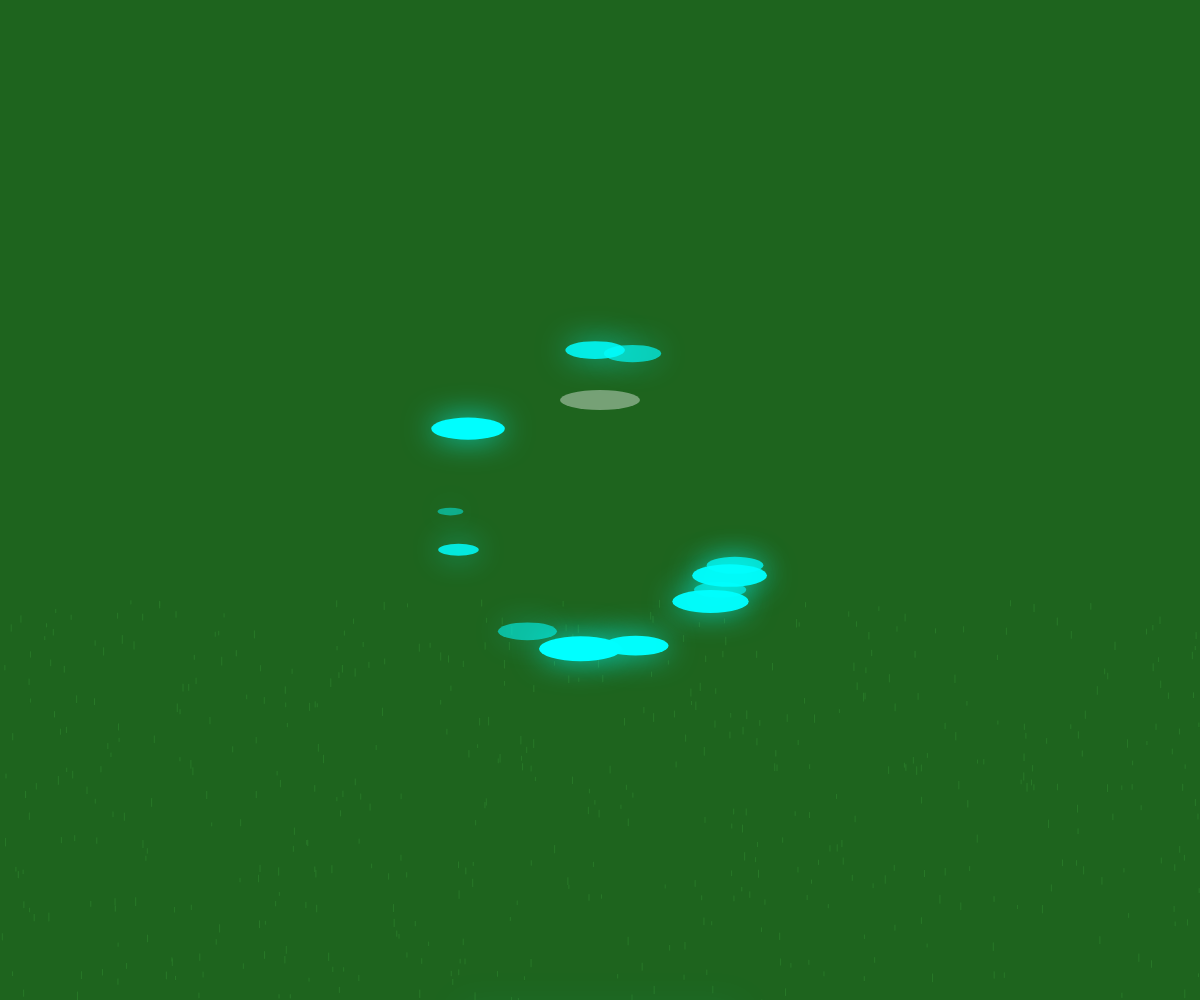
Frame 1 (no input)
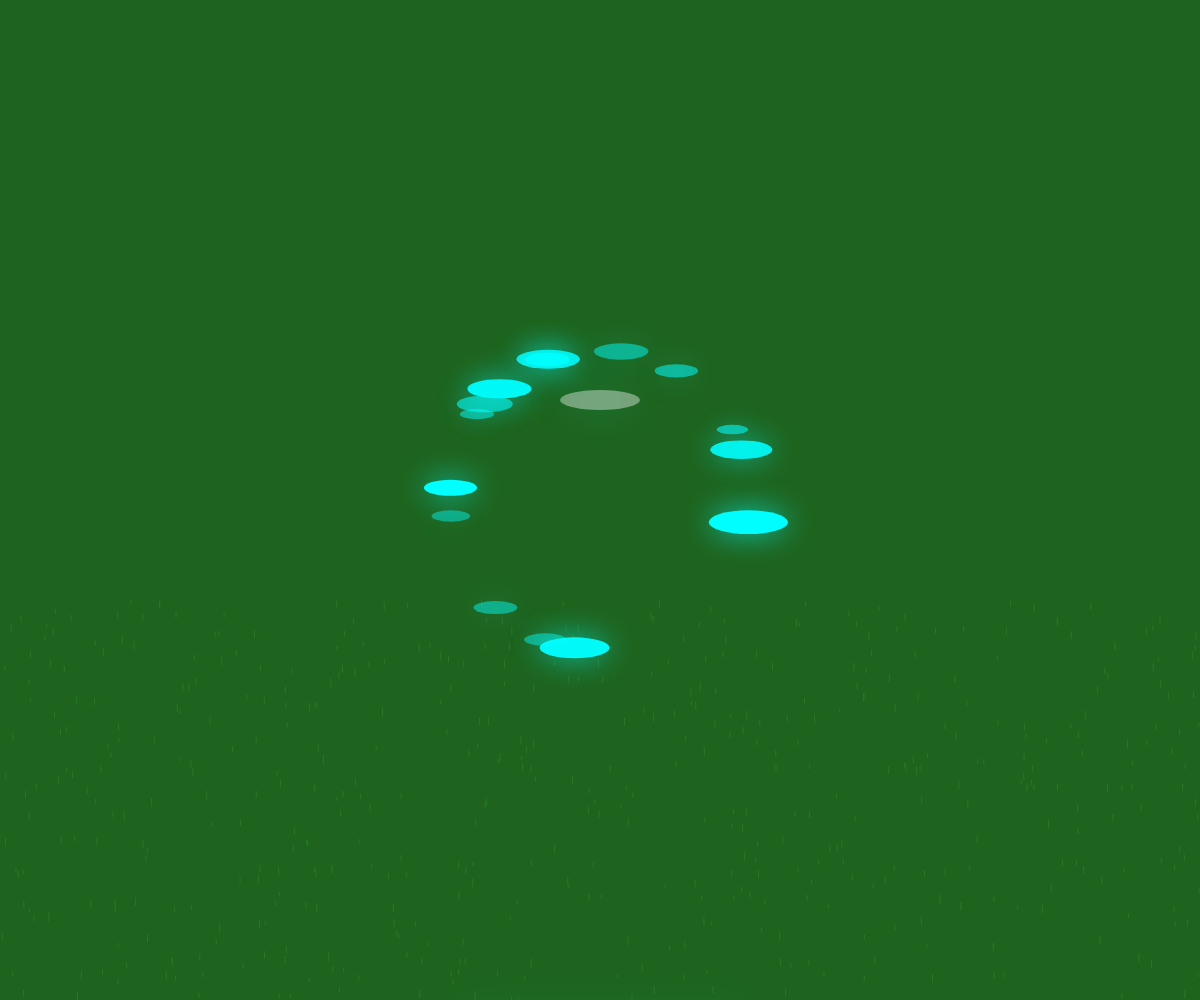
Frame 60 (no input)
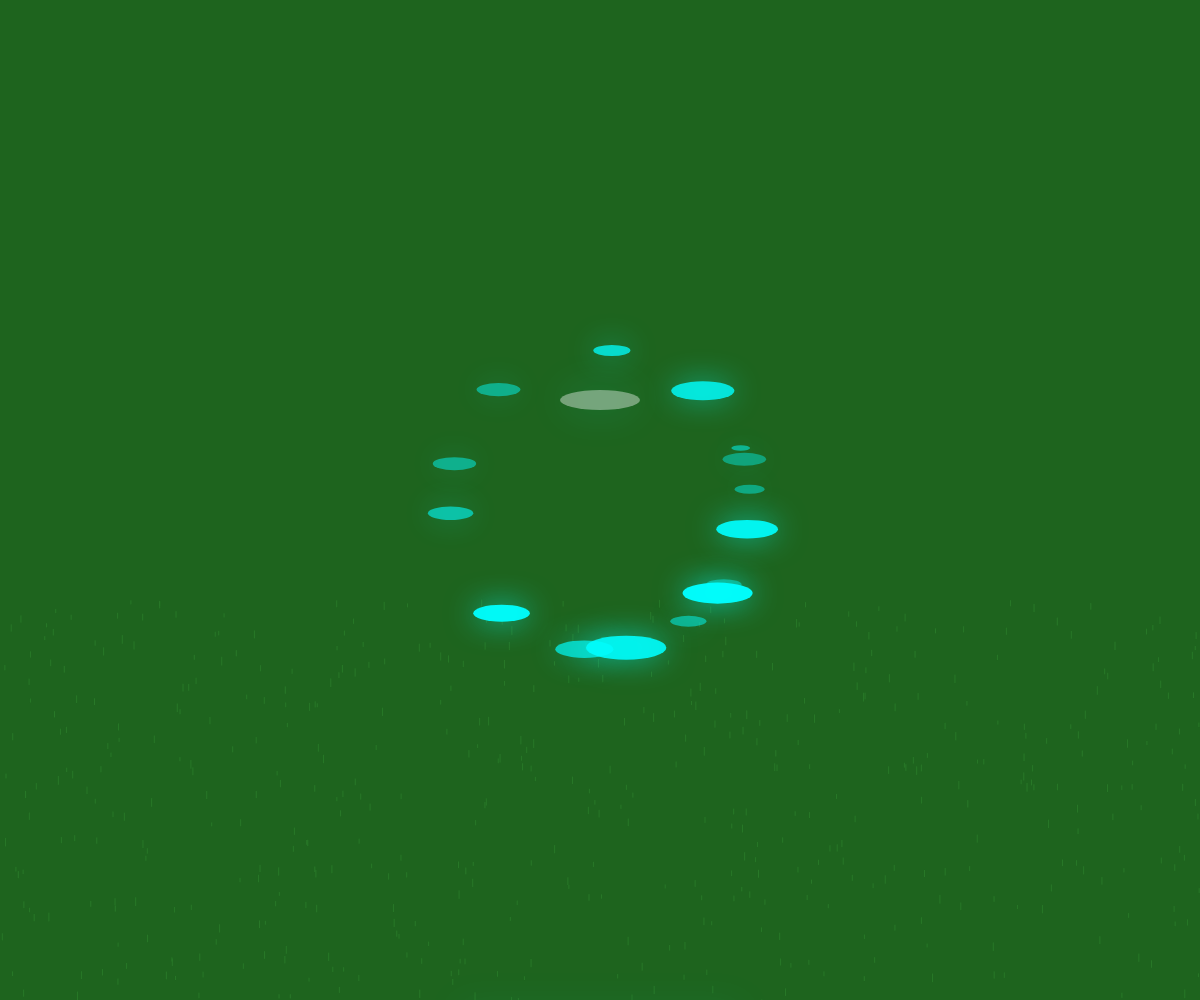
Frame 120 (the mouse pressed at the canvas centre since frame 60)

The p5.js sketch that drew these frames (run headless with seeded random() and noise() and a simulated clock; from frame 60 on, the mouse is pressed at the canvas centre):

// p5.js sketch
// ── sketch.js
let beams = [];
let field;
let centerX, centerY;

function setup() {
  createCanvas(windowWidth, windowHeight);
  centerX = width / 2;
  centerY = height / 2;
  
  // Create a corn field pattern using lines
  field = createGraphics(width, height);
  field.background(30, 100, 30);
  field.stroke(40, 120, 40);
  field.strokeWeight(1);
  for (let i = 0; i < 500; i++) {
    let x = random(width);
    let y = random(height * 0.6, height);
    let len = random(3, 8);
    field.line(x, y, x, y + len);
  }
  
  // Initialize beams
  for (let i = 0; i < 15; i++) {
    beams.push({
      angle: random(TWO_PI),
      speed: random(0.02, 0.05),
      size: random(30, 70),
      pulse: random(0, 100)
    });
  }
}

function draw() {
  background(10, 20, 30);
  
  // Draw the corn field
  image(field, 0, 0);
  
  // Draw the hovering disc
  fill(255, 255, 255, 100);
  noStroke();
  ellipse(centerX, centerY - 100, 80, 20);
  
  // Draw light beams
  for (let i = 0; i < beams.length; i++) {
    let beam = beams[i];
    beam.angle += beam.speed;
    beam.pulse += 0.5;
    
    let x = centerX + cos(beam.angle) * 150;
    let y = centerY + sin(beam.angle) * 150;
    
    // Create pulsing effect
    let pulseSize = beam.size + sin(beam.pulse) * 20;
    let alpha = map(sin(beam.pulse), -1, 1, 100, 255);
    
    // Draw beam as a gradient
    drawingContext.shadowBlur = 30;
    drawingContext.shadowColor = color(0, 255, 255, alpha * 0.7);
    
    fill(0, 255, 255, alpha);
    noStroke();
    ellipse(x, y, pulseSize, pulseSize * 0.3);
  }
  
  // Draw the semicircular light pattern on the ground
  drawingContext.shadowBlur = 40;
  drawingContext.shadowColor = color(0, 255, 255, 100);
  
  fill(0, 255, 255, 30);
  noStroke();
  arc(centerX, height, 300, 150, 0, PI, CHORD);
}
